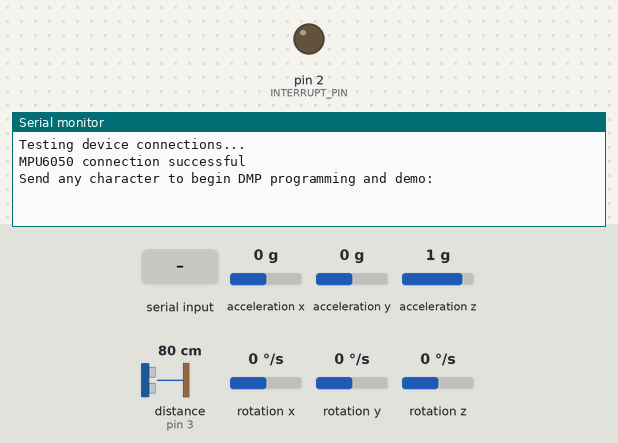
Bench run of a sketch on a simulated Arduino Uno, built with avr-gcc and run on an emulated ATmega328P. Parts: output pins drawn as LEDs (lit = HIGH), the last lines printed to the serial monitor. The inputs (shaded band) are chosen by the test bench; at power-on: acceleration x 0 g, acceleration y 0 g, acceleration z 1 g, distance to the obstacle (sensor on pin 3) 80 cm, rotation x 0 °/s, rotation y 0 °/s, rotation z 0 °/s. The echo pulse lasts 58.3 µs per cm; the sensor or clock chip raises its interrupt line as the real part does.

Above: at 0.8 s.
0.9 s: "1" received over Serial
At 1.3 s:
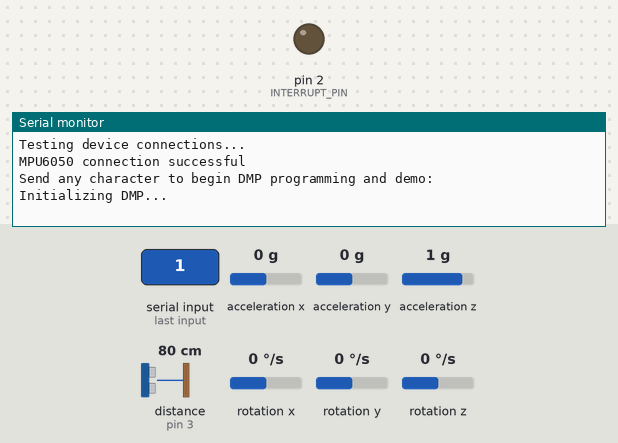
At 2.3 s:
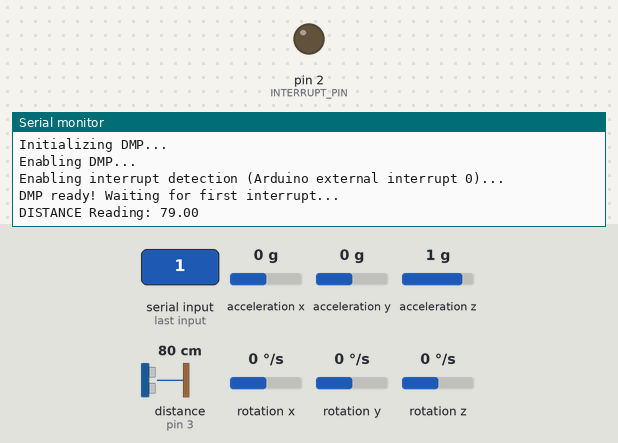

The sketch:

self-balance.ino
```cpp
#include <Arduino.h>
#include "ultrasonic_sense.h"
#include "imu.h"

#include <Wire.h>

// define macros (constant)
#define ECHO_PIN 3
#define TRIG_PIN 2
#define I2C_ADDR 0x68

Ultrasonic_Sensor ultrasonic_sensor;
IMU imu;

#if I2CDEV_IMPLEMENTATION == I2CDEV_ARDUINO_WIRE
    #include "Wire.h"
#endif

#define OUTPUT_READABLE_ACCELGYRO


bool blinkState = false;

void setup() {

    Serial.begin(9600);
    ultrasonic_sensor.setup(ECHO_PIN, TRIG_PIN);
    imu.setup(I2C_ADDR);
}

void loop() {


    double dist = ultrasonic_sensor.get_reading();
    Serial.print("DISTANCE Reading: ");
    Serial.println(dist);
    delay(1000); // Delay for stability

    auto orientation = imu.get_reading();

    // Serial.println(orientation.acc_x);


}
```

imu.cpp
```cpp
// #include "mpu6050.h"
#include <Wire.h>
#include <Arduino.h>
#include <math.h>
#include <I2Cdev.h>
#include "imu.h"

#include "mpu6050/src/MPU6050_6Axis_MotionApps20.h"
#define INTERRUPT_PIN 2  // use pin 2 on Arduino Uno & most boards

// Obtained register values from following:
// Documentation : https://invensense.tdk.com/wp-content/uploads/2015/02/MPU-6000-Register-Map1.pdf

namespace nsMPU{
    MPU6050 mpu;
}

volatile bool mpuInterrupt = false;     // indicates whether MPU interrupt pin has gone high
void dmpDataReady() {
    mpuInterrupt = true;
}

bool dmpReady = false;  // set true if DMP init was successful
uint8_t mpuIntStatus;   // holds actual interrupt status byte from MPU


void IMU::setup(unsigned char i2c_addr){
    // Wire.h library is used to communicate with I2C libraries
    // Sensor alignment is an important metric you want to account for

    // How to predict alignement erorr: The
    // devices combine a 3-axis gyroscope and a 3-axis accelerometer on the same silicon die together with an
    // onboard Digital Motion Processor™ (DMP™) capable of processing complex 9-axis sensor fusion algorithms
    // using the field-proven and proprietary MotionFusion™ engine.
  this->i2c_addr = i2c_addr;

  Wire.begin();
  Wire.setClock(400000); // 400kHz I2C clock

  this->mpu.initialize();
  this->mpu.testConnection();
  // verify connection
  Serial.println(F("Testing device connections..."));
  Serial.println(mpu.testConnection() ? F("MPU6050 connection successful") : F("MPU6050 connection failed"));

  // wait for ready
  Serial.println(F("\nSend any character to begin DMP programming and demo: "));
  while (Serial.available() && Serial.read()); // empty buffer
  while (!Serial.available());                 // wait for data
  while (Serial.available() && Serial.read()); // empty buffer again

  Serial.println(F("Initializing DMP..."));
  uint8_t dev_status = this->mpu.dmpInitialize();

  nsMPU::mpu.setXGyroOffset(220);
      nsMPU::mpu.setYGyroOffset(76);
      nsMPU::mpu.setZGyroOffset(-85);
      nsMPU::mpu.setZAccelOffset(1788);

  if(dev_status == 0){
    mpu.CalibrateAccel(6);
        mpu.CalibrateGyro(6);
        mpu.PrintActiveOffsets();
        // turn on the DMP, now that it's ready
        Serial.println(F("Enabling DMP..."));
      this->mpu.setDMPEnabled(true);

      Serial.print(F("Enabling interrupt detection (Arduino external interrupt "));
        Serial.print(digitalPinToInterrupt(INTERRUPT_PIN));
        Serial.println(F(")..."));
        attachInterrupt(digitalPinToInterrupt(INTERRUPT_PIN), dmpDataReady, RISING);
        mpuIntStatus = this->mpu.getIntStatus();

      // set our DMP Ready flag so the main loop() function knows it's okay to use it
        Serial.println(F("DMP ready! Waiting for first interrupt..."));
        dmpReady = true;

  } else {

        Serial.print(F("DMP Initialization failed (code "));
        Serial.print(dev_status);
        Serial.println(F(")"));
  }

}

IMU_Readings IMU::get_reading(){

    Serial.print("ORIENTATION : ");

    uint8_t fifo_buffer[64];
    Quaternion q; // [w, x, y, z]
    if (this->mpu.dmpGetCurrentFIFOPacket(fifo_buffer)) {
        this->mpu.dmpGetQuaternion(&q, fifo_buffer);

        float q0 = q.w;
        float q1 = q.x;
        float q2 = q.y;
        float q3 = q.z;

        float yr = -atan2(-2*q1*q2 + 2*q0*q3, q2*q2-q3*q3 - q1*q1 + q0*q0);
        float pr = asin(2*q2*q3 + 2*q0*q1);
        float rr = atan2(-2*q1*q3 + 2*q0*q2, q3*q3 - q2*q2 - q1*q1 + q0*q0);

        Serial.println("yaw"); Serial.print(yr);
        Serial.println("pitch"); Serial.print(pr);
        Serial.println("roll"); Serial.print(rr);
        IMU_Readings readings = {yr, pr, rr, 0,0,0};
        return readings;

    }

}
```

imu.h
```cpp
#include "mpu6050/src/MPU6050_6Axis_MotionApps20.h"

struct IMU_Readings {
    float acc_x, acc_y, acc_z;
    float gyro_x, gyro_y, gyro_z;
};

class IMU {
    unsigned char i2c_addr;
    MPU6050 mpu;
    public:
        void setup(unsigned char i2c_addr);
        IMU_Readings get_reading();

};
```

motors.cpp
```cpp

```

ultrasonic_sense.cpp
```cpp
#include <Arduino.h>
#include "ultrasonic_sense.h"

#define SOUND_SPEED 0.034

int Ultrasonic_Sensor::setup(const int ECHO_PIN, const int TRIG_PIN){
    this->echo_pin = ECHO_PIN;
    this->trig_pin = TRIG_PIN;

    Serial.begin(9600);
    pinMode(this->echo_pin, INPUT);
    pinMode(this->trig_pin, OUTPUT);

    return 1;
}

int Ultrasonic_Sensor::get_reading(){

    digitalWrite(this->trig_pin, LOW);
    delayMicroseconds(2);

    // Setting trig to high for 10 us
    digitalWrite(this->trig_pin, HIGH);
    delayMicroseconds(10);
    digitalWrite(this->trig_pin, LOW);

    // Read amt of time echo pin is high
    double t = pulseIn(this->echo_pin, HIGH);
    // double dist = (SOUND_SPEED * t)/2;
    double dist = (t / 2) * 0.0343;
    return dist;
}
```

ultrasonic_sense.h
```cpp
#include <Arduino.h>

class Ultrasonic_Sensor{
    int echo_pin;
    int trig_pin;

    public:
        int setup(const int ECHO_PIN, const int TRIG_PIN);
        int get_reading();
};
```

Measured:
- after the input at 0.9 s, the serial monitor: prints a new line at once (image 1)
